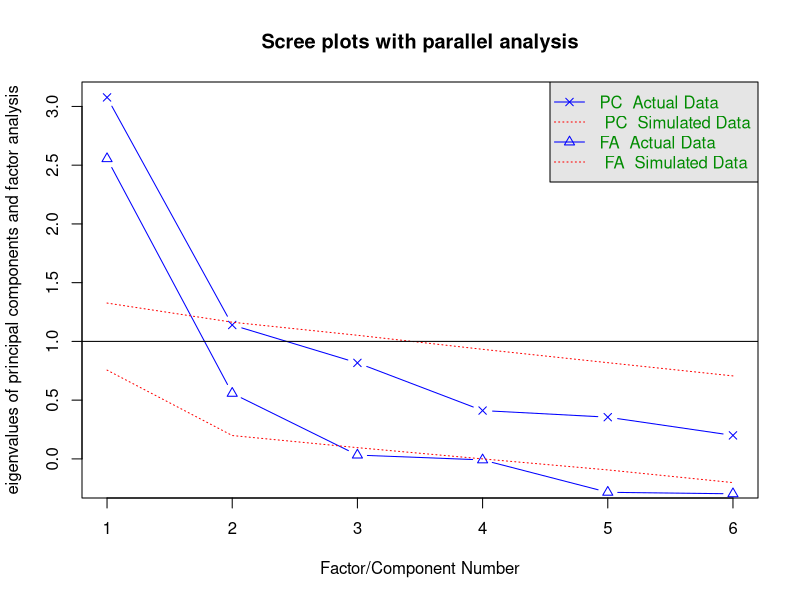
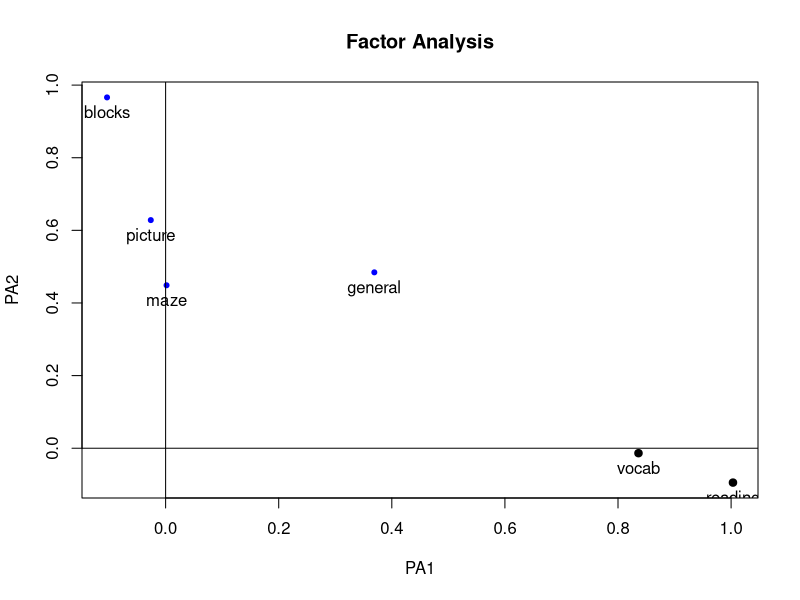
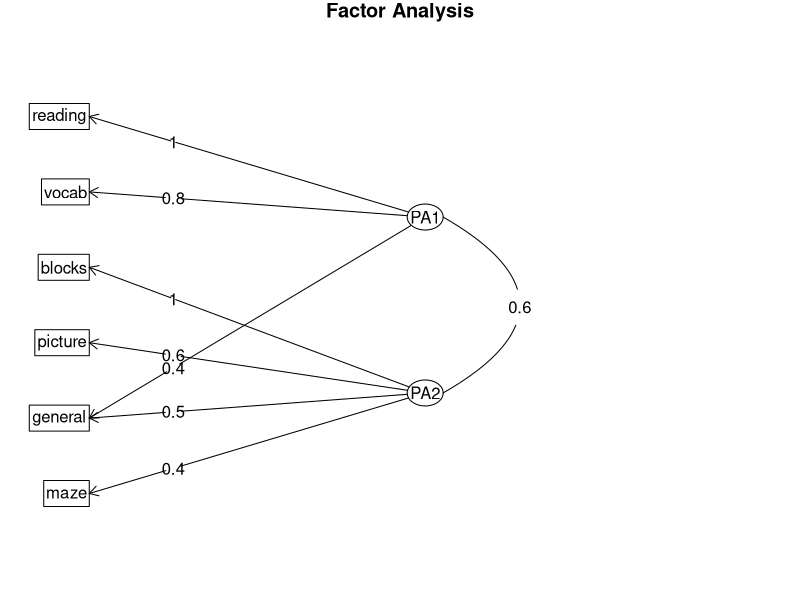

Recreate these plots in R, in order. (Note: this script raises an error after producing the figures.)
options(digits=2)
library(psych)
covariances <- ability.cov$cov
correlations <- cov2cor(covariances)
correlations
KMO(correlations)

fa.parallel(correlations, n.obs=112, fa="both", n.iter=100,
            main="Scree plots with parallel analysis")
fa <- fa(correlations, nfactors=2, rotate="none", fm="pa")
fa

fa.varimax <- fa(correlations, nfactors=2, rotate="varimax", fm="pa")
fa.varimax

fa.promax <- fa(correlations, nfactors=2, rotate="promax", fm="pa")
fa.promax

factor.plot(fa.promax, labels=rownames(fa.promax$loadings))

fa.diagram(fa.promax, simple=FALSE)



library(lavaan)
data("HolzingerSwineford1939")
HS.model <- ' visual  =~ x1 + x2 + x3
              textual =~ x4 + x5 + x6
               speed   =~ x7 + x8 + x9 '

fit <- cfa(HS.model, data = HolzingerSwineford1939)
summary(fit,fit.measures=T)
fitmeasures(fit,c("chisq","df","cfi","pvalue","tli","rmsea"),output = "matrix")
